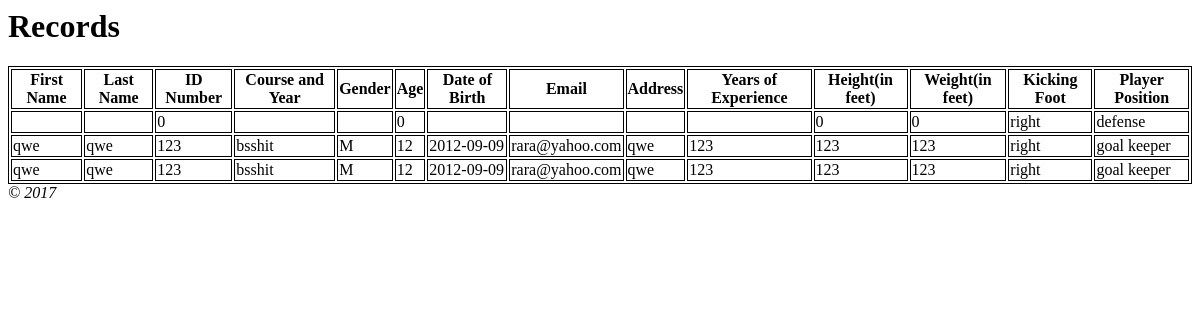
Page /index.php/futsal/view on the earlier database version.
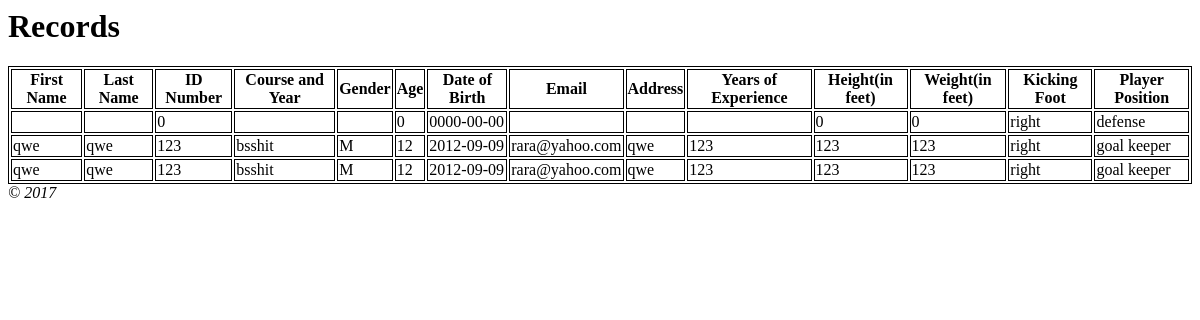
Same page on the later database version.
### tables this page shows
CREATE TABLE `futsal` (
  `id` int(11) NOT NULL,
  `kickingfoot` varchar(255) NOT NULL,
  `player_position` varchar(255) NOT NULL,
  `first_name` varchar(45) NOT NULL,
  `last_name` varchar(45) NOT NULL,
  `id_num` int(45) NOT NULL,
  `course_year` varchar(45) NOT NULL,
  `gender` varchar(45) NOT NULL,
  `age` int(45) NOT NULL,
  `birthdate` date NOT NULL,
  `email` varchar(45) NOT NULL,
  `address` varchar(45) NOT NULL,
  `years_experience` varchar(45) NOT NULL,
  `height` int(45) NOT NULL,
  `weight` int(45) NOT NULL
);

### application/controllers/Futsal.php (called while the page is built, shortened)
<?php
	class Futsal extends CI_Controller {
		public function __construct() {
		        $this->load->model('Futsal_model');
		}
		function view() {
			$data = array();
			if($query = $this->Futsal_model->get_records()){
				$data['records'] = $query;
			}
		$data['title'] = 'Records';
			$this->load->view("templates/header",$data);
			$this->load->view("players/rfutsal_view", $data);
			$this->load->view("templates/footer");
		}
	}

### index.php (called while the page is built, shortened)
<?php
require_once BASEPATH.'core/CodeIgniter.php';

### application/models/Futsal_model.php (called while the page is built, shortened)
<?php
	class Futsal_model extends CI_Model {
        function get_records() {
			$query = $this->db->get('futsal');
			return $query->result();
		}
	}

### application/views/players/rFutsal_view.php (the view, shortened to what this page needs)
</head>
<body>
	<table>
		  <tr>
		  	<th>First Name</th>
		    <th>Last Name</th>
		    <th>ID Number</th>
		    <th>Course and Year</th>
		    <th>Gender</th>
		    <th>Age</th>
		    <th>Date of Birth</th>
		    <th>Email</th>
		    <th>Address</th>
		    <th>Years of Experience</th>
		    <th>Height(in feet)</th>
		    <th>Weight(in feet)</th>
		    <th>Kicking Foot</th>
		    <th>Player Position</th>
		  </tr>
		  	<?php if(isset($records)) : foreach ($records as $rows) :?>
		  <tr>
		   	<td><?php echo $rows->first_name; ?></td>
		    <td><?php echo $rows->last_name; ?></td>
		    <td><?php echo $rows->id_num; ?></td>
		    <td><?php echo $rows->course_year; ?></td>
		    <td><?php echo $rows->gender; ?></td>
		    <td><?php echo $rows->age; ?></td>
		    <td><?php echo $rows->birthdate; ?></td>
		    <td><?php echo $rows->email; ?></td>
		    <td><?php echo $rows->address; ?></td>
		    <td><?php echo $rows->years_experience; ?></td>
		    <td><?php echo $rows->height; ?></td>
		    <td><?php echo $rows->weight; ?></td>
		    <td><?php echo $rows->kickingfoot; ?></td>
		    <td><?php echo $rows->player_position; ?></td>
		  </tr>
		  <?php endforeach; ?>
		  			<?php else: ?>
			<center><h2 style="color:red;">Sorry, No Records</h2></center>
			<?php endif; ?>
	</table>

### application/views/templates/header.php (shortened to what this page needs)
<html>
        <head>
        </head>
        <body>
                <h1><?php echo $title; ?></h1>

### application/views/templates/footer.php
<em>&copy; 2017</em>
        </body>
</html>

### application/views/players/rFutsal_view.php (style rules this page uses)
table, th, td { border: 1px solid black; }

Differences in the rows shown:
changed futsal "defense": birthdate (not shown) → "0000-00-00"
